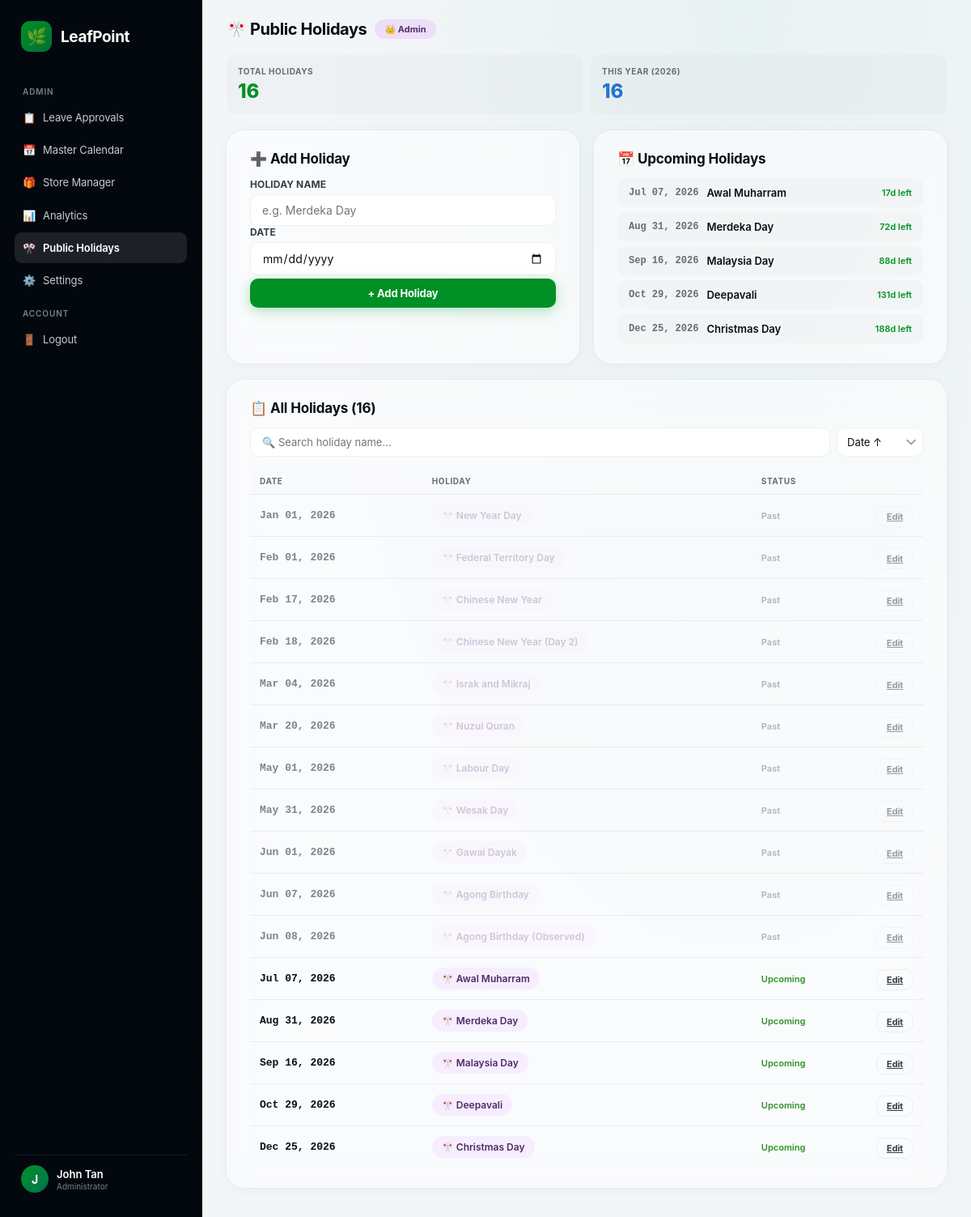
Page /Boss/public_holidays.php (signed in) on the committed database.
### tables this page shows
CREATE TABLE `public_holidays` (
    `id` INT AUTO_INCREMENT PRIMARY KEY,
    `holiday_date` DATE NOT NULL UNIQUE,
    `holiday_name` VARCHAR(150) NOT NULL
);

### Boss/public_holidays.php (the view, shortened to what this page needs)
<?php
require_once '../db.php';
$search = $_GET['search'] ?? '';
$sort = $_GET['sort'] ?? 'date_asc';
$orderClause = match($sort) {
    'date_desc' => 'ORDER BY holiday_date DESC',
    'name_asc' => 'ORDER BY holiday_name ASC',
    'name_desc' => 'ORDER BY holiday_name DESC',
    default => 'ORDER BY holiday_date ASC',
};
if ($search) {
    $stmt = $pdo->prepare("SELECT * FROM public_holidays WHERE holiday_name LIKE ? $orderClause");
    $stmt->execute(["%$search%"]);
} else {
    $stmt = $pdo->query("SELECT * FROM public_holidays $orderClause");
}
$holidays = $stmt->fetchAll();
$total_count = count($holidays);
$today = date('Y-m-d');
$stmt = $pdo->prepare("SELECT * FROM public_holidays WHERE holiday_date >= ? ORDER BY holiday_date ASC LIMIT 5");
$stmt->execute([$today]);
$upcoming = $stmt->fetchAll();
$this_year = date('Y');
$stmt = $pdo->prepare("SELECT COUNT(*) FROM public_holidays WHERE YEAR(holiday_date) = ?");
$stmt->execute([$this_year]);
$this_year_count = $stmt->fetchColumn();
$stmt = $pdo->query("SELECT COUNT(*) FROM public_holidays");
$total_all = $stmt->fetchColumn();
$edit_holiday = null;
?>
<!doctype html>
<html lang="en">
<head>
</head>
<body>
  <div class="app">
    <?php include 'boss_sidebar.php'; ?>
    <main class="main">
      <div class="main-inner">
        <header class="topbar">
          <div style="display:flex;align-items:center;gap:10px;">
            <span class="title">🎌 Public Holidays</span>
            <span class="admin-badge">👑 Admin</span>
          </div>
        </header>
        <div class="stats-mini">
          <div class="stat-mini">
            <span class="sm-label">Total Holidays</span>
            <span class="sm-value accent"><?= $total_all ?></span>
          </div>
          <div class="stat-mini">
            <span class="sm-label">This Year (<?= $this_year ?>)</span>
            <span class="sm-value blue"><?= $this_year_count ?></span>
          </div>
        </div>
        <div class="grid-2">
          <div class="card">
            <div class="card-header">
              <span class="card-title"><?= $edit_holiday ? '✏️ Edit Holiday' : '➕ Add Holiday' ?></span>
            </div>
            <form method="POST">
              <div class="form-group">
                <label class="form-label">Holiday Name</label>
                <input type="text" name="holiday_name" class="form-input" required
                       value="<?= htmlspecialchars($edit_holiday['holiday_name'] ?? '') ?>"
                       placeholder="e.g. Merdeka Day">
              </div>
              <div class="form-group">
                <label class="form-label">Date</label>
                <input type="date" name="holiday_date" class="form-input" required
                       value="<?= htmlspecialchars($edit_holiday['holiday_date'] ?? '') ?>">
              </div>
              <button type="submit" name="<?= $edit_holiday ? 'edit_holiday' : 'add_holiday' ?>" class="btn btn-primary" style="width:100%;margin-top:4px;">
                <?= $edit_holiday ? 'Update Holiday' : '+ Add Holiday' ?>
              </button>
            </form>
          </div>
          <div class="card">
            <div class="card-header">
              <span class="card-title">📅 Upcoming Holidays</span>
            </div>
            <?php if (count($upcoming) > 0): ?>
            <div class="upcoming-list">
              <?php foreach ($upcoming as $h): ?>
              <?php
                $hdate = new DateTime($h['holiday_date']);
                $now = new DateTime();
                $days_left = $now->diff($hdate)->days;
                $is_today = $h['holiday_date'] === $today;
              ?>
              <div class="upcoming-item">
                <span class="ui-date"><?= $hdate->format('M d, Y') ?></span>
                <span class="ui-name"><?= htmlspecialchars($h['holiday_name']) ?></span>
                <span class="ui-days"><?= $is_today ? 'Today' : ($days_left . 'd left') ?></span>
              </div>
              <?php endforeach; ?>
            </div>
            <?php else: ?>
            <div class="empty-state">No upcoming holidays</div>
            <?php endif; ?>
          </div>
        </div>
        <div class="card">
          <div class="card-header">
            <span class="card-title">📋 All Holidays (<?= $total_count ?>)</span>
          </div>
          <form method="GET" class="search-row">
            <input type="text" name="search" class="search-input" placeholder="🔍 Search holiday name…" value="<?= htmlspecialchars($search) ?>">
            <select name="sort" class="sort-select" onchange="this.form.submit()">
              <option value="date_asc" <?= $sort === 'date_asc' ? 'selected' : '' ?>>Date ↑</option>
            </select>
          </form>
          <?php if (count($holidays) > 0): ?>
          <div style="overflow-x:auto;">
            <table>
              <thead>
                <tr><th>Date</th><th>Holiday</th><th>Status</th><th style="width:60px;"></th></tr>
              </thead>
              <tbody>
                <?php foreach ($holidays as $h): ?>
                <?php $is_past = $h['holiday_date'] < $today; ?>
                <tr class="<?= $is_past ? 'past-badge' : '' ?>">
                  <td style="font-family:var(--font-mono);font-size:13px;font-weight:600;"><?= date('M d, Y', strtotime($h['holiday_date'])) ?></td>
                  <td>
                    <span class="holiday-badge <?= $is_past ? 'past-badge' : '' ?>">🎌 <?= htmlspecialchars($h['holiday_name']) ?></span>
                  </td>
                  <td style="font-size:11px;font-weight:600;color:<?= $is_past ? 'var(--muted)' : 'var(--green-status)' ?>;"><?= $is_past ? 'Past' : 'Upcoming' ?></td>
                  <td>
                    <a href="?edit=<?= $h['id'] ?><?= $search ? '&search=' . urlencode($search) : '' ?><?= $sort !== 'date_asc' ? '&sort=' . $sort : '' ?>" class="btn btn-ghost btn-sm">Edit</a>
                  </td>
                </tr>
                <?php endforeach; ?>
              </tbody>
            </table>
          </div>
          <?php else: ?>
          <div class="empty-state"><?= $search ? 'No holidays matching "' . htmlspecialchars($search) . '"' : 'No holidays added yet' ?></div>
          <?php endif; ?>
        </div>
      </div>
    </main>
  </div>
</body>
</html>

### rows in the picture
public_holidays: holiday_date "Jul 07, 2026", holiday_name "Awal Muharram", shows "Upcoming"
public_holidays: holiday_date "Aug 31, 2026", holiday_name "Merdeka Day", shows "Upcoming"
public_holidays: holiday_date "Sep 16, 2026", holiday_name "Malaysia Day", shows "Upcoming"
public_holidays: holiday_date "Oct 29, 2026", holiday_name "Deepavali", shows "Upcoming"
public_holidays: holiday_date "Dec 25, 2026", holiday_name "Christmas Day", shows "Upcoming"
public_holidays: holiday_date "Jan 01, 2026", holiday_name "New Year Day", shows "Past"
public_holidays: holiday_date "Feb 01, 2026", holiday_name "Federal Territory Day", shows "Past"
public_holidays: holiday_date "Feb 17, 2026", holiday_name "Chinese New Year", shows "Past"
public_holidays: holiday_date "Feb 18, 2026", holiday_name "Chinese New Year (Day 2)", shows "Past"
public_holidays: holiday_date "Mar 04, 2026", holiday_name "Israk and Mikraj", shows "Past"
public_holidays: holiday_date "Mar 20, 2026", holiday_name "Nuzul Quran", shows "Past"
public_holidays: holiday_date "May 01, 2026", holiday_name "Labour Day", shows "Past"
public_holidays: holiday_date "May 31, 2026", holiday_name "Wesak Day", shows "Past"
public_holidays: holiday_date "Jun 01, 2026", holiday_name "Gawai Dayak", shows "Past"
public_holidays: holiday_date "Jun 07, 2026", holiday_name "Agong Birthday", shows "Past"
public_holidays: holiday_date "Jun 08, 2026", holiday_name "Agong Birthday (Observed)", shows "Past"

### other values in the picture
$item['icon'] "📋"
$item['label'] "Leave Approvals"
$item['icon'] "📅"
$item['label'] "Master Calendar"
$item['icon'] "🎁"
$item['label'] "Store Manager"
$item['icon'] "📊"
$item['label'] "Analytics"
$item['icon'] "🎌"
$item['label'] "Public Holidays"
$item['icon'] "⚙️"
$item['label'] "Settings"
$boss_initial "J"
$boss_name "John Tan"
$total_all "16"
